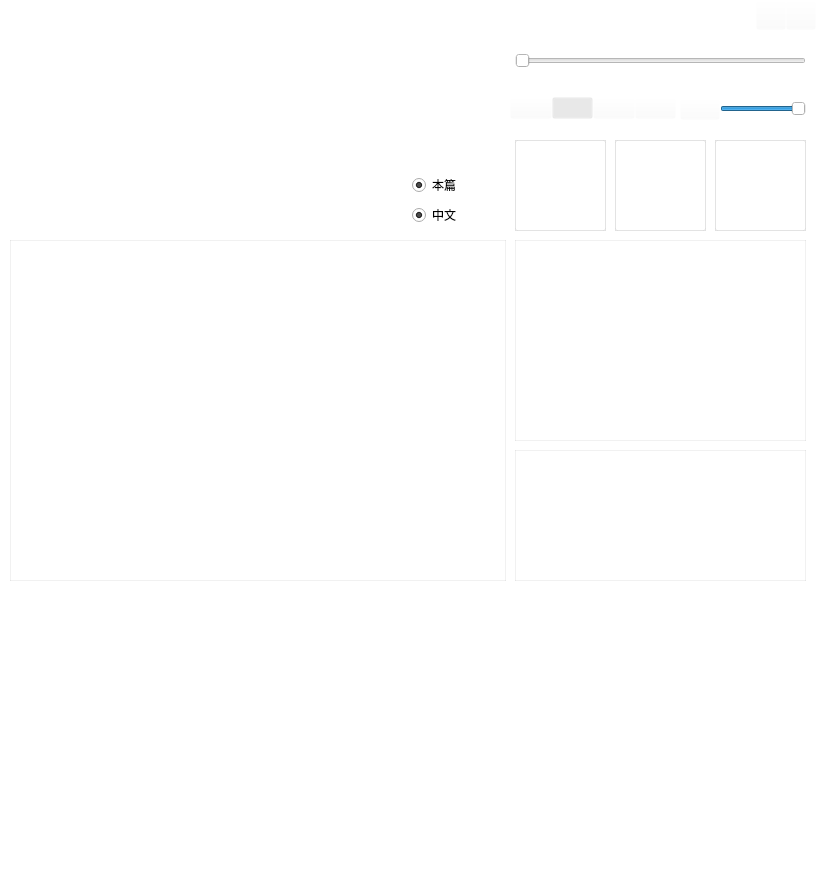
  <widget class="QWidget" name="centralWidget">
   <property name="sizePolicy">
    <sizepolicy hsizetype="Fixed" vsizetype="Fixed">
     <horstretch>0</horstretch>
     <verstretch>0</verstretch>
    </sizepolicy>
   </property>
   <property name="styleSheet">
    <string notr="true">background-color: rgb(255, 255, 255);</string>
   </property>
   <widget class="QListWidget" name="listWidget">
    <property name="geometry">
     <rect>
      <x>515</x>
      <y>450</y>
      <width>291</width>
      <height>131</height>
     </rect>
    </property>
    <property name="font">
     <font>
      <pointsize>10</pointsize>
     </font>
    </property>
    <property name="focusPolicy">
     <enum>Qt::NoFocus</enum>
    </property>
    <property name="contextMenuPolicy">
     <enum>Qt::NoContextMenu</enum>
    </property>
    <property name="styleSheet">
     <string notr="true">border: 1px solid rgba(15, 15, 15, 15);</string>
    </property>
    <property name="editTriggers">
     <set>QAbstractItemView::DoubleClicked</set>
    </property>
    <property name="showDropIndicator" stdset="0">
     <bool>false</bool>
    </property>
    <property name="uniformItemSizes">
     <bool>false</bool>
    </property>
    <property name="wordWrap">
     <bool>true</bool>
    </property>
   </widget>
   <widget class="QGraphicsView" name="graphicsView_title">
    <property name="geometry">
     <rect>
      <x>0</x>
      <y>30</y>
      <width>512</width>
      <height>200</height>
     </rect>
    </property>
    <property name="toolTip">
     <string/>
    </property>
    <property name="frameShape">
     <enum>QFrame::NoFrame</enum>
    </property>
    <property name="verticalScrollBarPolicy">
     <enum>Qt::ScrollBarAlwaysOff</enum>
    </property>
    <property name="horizontalScrollBarPolicy">
     <enum>Qt::ScrollBarAlwaysOff</enum>
    </property>
   </widget>
   <widget class="QWidget" name="horizontalLayoutWidget">
    <property name="geometry">
     <rect>
      <x>510</x>
      <y>80</y>
      <width>166</width>
      <height>56</height>
     </rect>
    </property>
    <layout class="QHBoxLayout" name="horizontalLayout">
     <property name="spacing">
      <number>0</number>
     </property>
     <property name="leftMargin">
      <number>0</number>
     </property>
     <property name="topMargin">
      <number>8</number>
     </property>
     <property name="bottomMargin">
      <number>8</number>
     </property>
     <item>
      <widget class="QPushButton" name="back">
       <property name="focusPolicy">
        <enum>Qt::NoFocus</enum>
       </property>
       <property name="styleSheet">
        <string notr="true">border-color: rgba(255, 255, 255, 0);
background-color: rgba(255, 255, 255, 0);</string>
       </property>
       <property name="text">
        <string/>
       </property>
       <property name="icon">
        <iconset>
         <normaloff>assets/icon/previous.png</normaloff>assets/icon/previous.png</iconset>
       </property>
       <property name="iconSize">
        <size>
         <width>24</width>
         <height>24</height>
        </size>
       </property>
      </widget>
     </item>
     <item>
      <widget class="QPushButton" name="play">
       <property name="focusPolicy">
        <enum>Qt::NoFocus</enum>
       </property>
       <property name="styleSheet">
        <string notr="true">border-color: rgba(255, 255, 255, 0);
background-color: rgba(255, 255, 255, 0);</string>
       </property>
       <property name="text">
        <string/>
       </property>
       <property name="icon">
        <iconset>
         <normaloff>assets/icon/play.png</normaloff>assets/icon/play.png</iconset>
       </property>
       <property name="iconSize">
        <size>
         <width>32</width>
         <height>32</height>
        </size>
       </property>
       <property name="checkable">
        <bool>true</bool>
       </property>
       <property name="checked">
        <bool>true</bool>
       </property>
      </widget>
     </item>
     <item>
      <widget class="QPushButton" name="forward">
       <property name="focusPolicy">
        <enum>Qt::NoFocus</enum>
       </property>
       <property name="styleSheet">
        <string notr="true">border-color: rgba(255, 255, 255, 0);
background-color: rgba(255, 255, 255, 0);</string>
       </property>
       <property name="text">
        <string/>
       </property>
       <property name="icon">
        <iconset>
         <normaloff>assets/icon/next.png</normaloff>assets/icon/next.png</iconset>
       </property>
       <property name="iconSize">
        <size>
         <width>24</width>
         <height>24</height>
        </size>
       </property>
      </widget>
     </item>
     <item>
      <widget class="QPushButton" name="repeat">
       <property name="styleSheet">
        <string notr="true">border-color: rgba(255, 255, 255, 0);
background-color: rgba(255, 255, 255, 0);</string>
       </property>
       <property name="text">
        <string/>
       </property>
       <property name="icon">
        <iconset>
         <normaloff>assets/icon/reorder.png</normaloff>assets/icon/reorder.png</iconset>
       </property>
       <property name="iconSize">
        <size>
         <width>20</width>
         <height>20</height>
        </size>
       </property>
      </widget>
     </item>
    </layout>
   </widget>
   <widget class="QWidget" name="horizontalLayoutWidget_2">
    <property name="geometry">
     <rect>
      <x>680</x>
      <y>80</y>
      <width>131</width>
      <height>51</height>
     </rect>
    </property>
    <layout class="QHBoxLayout" name="horizontalLayout_2">
     <property name="spacing">
      <number>0</number>
     </property>
     <property name="topMargin">
      <number>7</number>
     </property>
     <property name="rightMargin">
      <number>5</number>
     </property>
     <item>
      <widget class="QPushButton" name="mute">
       <property name="sizePolicy">
        <sizepolicy hsizetype="Fixed" vsizetype="Fixed">
         <horstretch>0</horstretch>
         <verstretch>0</verstretch>
        </sizepolicy>
       </property>
       <property name="focusPolicy">
        <enum>Qt::NoFocus</enum>
       </property>
       <property name="styleSheet">
        <string notr="true">border-color: rgba(255, 255, 255, 0);
background-color: rgba(255, 255, 255, 0);</string>
       </property>
       <property name="text">
        <string/>
       </property>
       <property name="icon">
        <iconset>
         <normaloff>assets/icon/volume.png</normaloff>assets/icon/volume.png</iconset>
       </property>
       <property name="iconSize">
        <size>
         <width>20</width>
         <height>20</height>
        </size>
       </property>
       <property name="checkable">
        <bool>true</bool>
       </property>
       <property name="checked">
        <bool>false</bool>
       </property>
       <property name="autoRepeat">
        <bool>false</bool>
       </property>
      </widget>
     </item>
     <item>
      <widget class="QSlider" name="volumeBar">
       <property name="focusPolicy">
        <enum>Qt::NoFocus</enum>
       </property>
       <property name="maximum">
        <number>100</number>
       </property>
       <property name="value">
        <number>100</number>
       </property>
       <property name="orientation">
        <enum>Qt::Horizontal</enum>
       </property>
       <property name="invertedAppearance">
        <bool>false</bool>
       </property>
       <property name="invertedControls">
        <bool>false</bool>
       </property>
      </widget>
     </item>
    </layout>
   </widget>
   <widget class="QListWidget" name="listWidget_char">
    <property name="geometry">
     <rect>
      <x>10</x>
      <y>240</y>
      <width>496</width>
      <height>341</height>
     </rect>
    </property>
    <property name="font">
     <font>
      <pointsize>8</pointsize>
     </font>
    </property>
    <property name="styleSheet">
     <string notr="true">border: 1px solid rgba(15, 15, 15, 15);</string>
    </property>
    <property name="verticalScrollBarPolicy">
     <enum>Qt::ScrollBarAlwaysOff</enum>
    </property>
    <property name="horizontalScrollBarPolicy">
     <enum>Qt::ScrollBarAlwaysOff</enum>
    </property>
    <property name="autoScroll">
     <bool>true</bool>
    </property>
    <property name="iconSize">
     <size>
      <width>90</width>
      <height>90</height>
     </size>
    </property>
    <property name="movement">
     <enum>QListView::Static</enum>
    </property>
    <property name="flow">
     <enum>QListView::LeftToRight</enum>
    </property>
    <property name="resizeMode">
     <enum>QListView::Fixed</enum>
    </property>
    <property name="layoutMode">
     <enum>QListView::SinglePass</enum>
    </property>
    <property name="viewMode">
     <enum>QListView::IconMode</enum>
    </property>
    <property name="modelColumn">
     <number>0</number>
    </property>
    <property name="uniformItemSizes">
     <bool>true</bool>
    </property>
    <property name="sortingEnabled">
     <bool>false</bool>
    </property>
   </widget>
   <widget class="QGraphicsView" name="graphicsView_char_1">
    <property name="geometry">
     <rect>
      <x>515</x>
      <y>140</y>
      <width>91</width>
      <height>91</height>
     </rect>
    </property>
    <property name="styleSheet">
     <string notr="true">border: 1px solid rgba(0, 0, 0, 15);</string>
    </property>
    <property name="frameShape">
     <enum>QFrame::StyledPanel</enum>
    </property>
    <property name="verticalScrollBarPolicy">
     <enum>Qt::ScrollBarAlwaysOff</enum>
    </property>
    <property name="horizontalScrollBarPolicy">
     <enum>Qt::ScrollBarAlwaysOff</enum>
    </property>
   </widget>
   <widget class="QGraphicsView" name="graphicsView_char_2">
    <property name="geometry">
     <rect>
      <x>615</x>
      <y>140</y>
      <width>91</width>
      <height>91</height>
     </rect>
    </property>
    <property name="styleSheet">
     <string notr="true">border: 1px solid rgba(0, 0, 0, 15);</string>
    </property>
    <property name="frameShape">
     <enum>QFrame::StyledPanel</enum>
    </property>
    <property name="verticalScrollBarPolicy">
     <enum>Qt::ScrollBarAlwaysOff</enum>
    </property>
    <property name="horizontalScrollBarPolicy">
     <enum>Qt::ScrollBarAlwaysOff</enum>
    </property>
   </widget>
   <widget class="QGraphicsView" name="graphicsView_char_3">
    <property name="geometry">
     <rect>
      <x>715</x>
      <y>140</y>
      <width>91</width>
      <height>91</height>
     </rect>
    </property>
    <property name="styleSheet">
     <string notr="true">border: 1px solid rgba(0, 0, 0, 15);</string>
    </property>
    <property name="frameShape">
     <enum>QFrame::StyledPanel</enum>
    </property>
    <property name="verticalScrollBarPolicy">
     <enum>Qt::ScrollBarAlwaysOff</enum>
    </property>
    <property name="horizontalScrollBarPolicy">
     <enum>Qt::ScrollBarAlwaysOff</enum>
    </property>
   </widget>
   <widget class="QWidget" name="verticalLayoutWidget">
    <property name="geometry">
     <rect>
      <x>510</x>
      <y>40</y>
      <width>301</width>
      <height>42</height>
     </rect>
    </property>
    <layout class="QVBoxLayout" name="verticalLayout">
     <property name="leftMargin">
      <number>5</number>
     </property>
     <property name="rightMargin">
      <number>5</number>
     </property>
     <item>
      <widget class="QSlider" name="seekBar">
       <property name="mouseTracking">
        <bool>true</bool>
       </property>
       <property name="focusPolicy">
        <enum>Qt::NoFocus</enum>
       </property>
       <property name="acceptDrops">
        <bool>false</bool>
       </property>
       <property name="maximum">
        <number>1000</number>
       </property>
       <property name="orientation">
        <enum>Qt::Horizontal</enum>
       </property>
      </widget>
     </item>
    </layout>
   </widget>
   <widget class="QListWidget" name="listWidget_talk">
    <property name="geometry">
     <rect>
      <x>515</x>
      <y>240</y>
      <width>291</width>
      <height>201</height>
     </rect>
    </property>
    <property name="font">
     <font>
      <pointsize>10</pointsize>
     </font>
    </property>
    <property name="focusPolicy">
     <enum>Qt::NoFocus</enum>
    </property>
    <property name="contextMenuPolicy">
     <enum>Qt::NoContextMenu</enum>
    </property>
    <property name="styleSheet">
     <string notr="true">border: 1px solid rgba(15, 15, 15, 15);</string>
    </property>
    <property name="editTriggers">
     <set>QAbstractItemView::DoubleClicked</set>
    </property>
    <property name="showDropIndicator" stdset="0">
     <bool>false</bool>
    </property>
    <property name="movement">
     <enum>QListView::Static</enum>
    </property>
    <property name="viewMode">
     <enum>QListView::ListMode</enum>
    </property>
    <property name="currentRow">
     <number>-1</number>
    </property>
   </widget>
   <widget class="FrameTitleBar" name="frame_title">
    <property name="geometry">
     <rect>
      <x>0</x>
      <y>0</y>
      <width>816</width>
      <height>30</height>
     </rect>
    </property>
    <property name="styleSheet">
     <string notr="true">border-color: rgba(255, 255, 255, 0);</string>
    </property>
    <widget class="QPushButton" name="pushButton_close">
     <property name="geometry">
      <rect>
       <x>786</x>
       <y>0</y>
       <width>30</width>
       <height>30</height>
      </rect>
     </property>
     <property name="styleSheet">
      <string notr="true">QPushButton {
border-color: rgba(255, 255, 255, 0);
background-color: rgba(255, 255, 255, 0);
}

QPushButton:hover {
border-color: rgba(255, 255, 255, 0);
background-color: rgb(255, 63, 63);
}

QPushButton:pressed {
border-color: rgba(255, 255, 255, 0);
background-color: rgb(255, 63, 63);
}
</string>
     </property>
     <property name="text">
      <string/>
     </property>
     <property name="icon">
      <iconset>
       <normaloff>assets/icon/close.png</normaloff>assets/icon/close.png</iconset>
     </property>
     <property name="iconSize">
      <size>
       <width>16</width>
       <height>16</height>
      </size>
     </property>
    </widget>
    <widget class="QPushButton" name="pushButton_min">
     <property name="geometry">
      <rect>
       <x>756</x>
       <y>0</y>
       <width>30</width>
       <height>30</height>
      </rect>
     </property>
     <property name="styleSheet">
      <string notr="true">QPushButton {
border-color: rgba(255, 255, 255, 0);
background-color: rgba(255, 255, 255, 0);
}

QPushButton:hover {
border-color: rgba(255, 255, 255, 0);
background-color: rgba(0, 0, 0, 31);
}

QPushButton:pressed {
border-color: rgba(255, 255, 255, 0);
background-color: rgba(0, 0, 0, 31);
}
</string>
     </property>
     <property name="text">
      <string/>
     </property>
     <property name="icon">
      <iconset>
       <normaloff>assets/icon/minus.png</normaloff>assets/icon/minus.png</iconset>
     </property>
     <property name="iconSize">
      <size>
       <width>16</width>
       <height>16</height>
      </size>
     </property>
    </widget>
   </widget>
   <widget class="QWidget" name="widget" native="true">
    <property name="geometry">
     <rect>
      <x>300</x>
      <y>790</y>
      <width>120</width>
      <height>80</height>
     </rect>
    </property>
   </widget>
   <widget class="QPushButton" name="pushButton_char_1">
    <property name="geometry">
     <rect>
      <x>515</x>
      <y>140</y>
      <width>91</width>
      <height>91</height>
     </rect>
    </property>
    <property name="styleSheet">
     <string notr="true">.QPushButton {
background-color: rgba(255, 255, 255, 0);
border: 1px solid rgba(15, 15, 15, 15);
border-radius: 2px
}
.QPushButton:hover {
background-color: rgba(191, 191, 191, 63);
}
.QPushButton:pressed {
background-color: rgba(191, 191, 191, 31);
}</string>
    </property>
    <property name="text">
     <string/>
    </property>
   </widget>
   <widget class="QPushButton" name="pushButton_char_2">
    <property name="geometry">
     <rect>
      <x>615</x>
      <y>140</y>
      <width>91</width>
      <height>91</height>
     </rect>
    </property>
    <property name="styleSheet">
     <string notr="true">.QPushButton {
background-color: rgba(255, 255, 255, 0);
border: 1px solid rgba(15, 15, 15, 15);
border-radius: 2px
}
.QPushButton:hover {
background-color: rgba(191, 191, 191, 63);
}
.QPushButton:pressed {
background-color: rgba(191, 191, 191, 31);
}</string>
    </property>
    <property name="text">
     <string/>
    </property>
   </widget>
   <widget class="QPushButton" name="pushButton_char_3">
    <property name="geometry">
     <rect>
      <x>715</x>
      <y>140</y>
      <width>91</width>
      <height>91</height>
     </rect>
    </property>
    <property name="styleSheet">
     <string notr="true">.QPushButton {
background-color: rgba(255, 255, 255, 0);
border: 1px solid rgba(15, 15, 15, 15);
border-radius: 2px
}
.QPushButton:hover {
background-color: rgba(191, 191, 191, 63);
}
.QPushButton:pressed {
background-color: rgba(191, 191, 191, 31);
}</string>
    </property>
    <property name="text">
     <string/>
    </property>
   </widget>
   <widget class="QWidget" name="horizontalLayoutWidget_3">
    <property name="geometry">
     <rect>
      <x>390</x>
      <y>200</y>
      <width>111</width>
      <height>31</height>
     </rect>
    </property>
    <layout class="QHBoxLayout" name="horizontalLayout_5">
     <item>
      <widget class="QLabel" name="label">
       <property name="sizePolicy">
        <sizepolicy hsizetype="Fixed" vsizetype="Minimum">
         <horstretch>0</horstretch>
         <verstretch>0</verstretch>
        </sizepolicy>
       </property>
       <property name="minimumSize">
        <size>
         <width>0</width>
         <height>0</height>
        </size>
       </property>
       <property name="maximumSize">
        <size>
         <width>16</width>
         <height>16</height>
        </size>
       </property>
       <property name="text">
        <string/>
       </property>
       <property name="pixmap">
        <pixmap resource="icon.qrc">:/icon/assets/icon/language.png</pixmap>
       </property>
       <property name="scaledContents">
        <bool>true</bool>
       </property>
      </widget>
     </item>
     <item>
      <widget class="QRadioButton" name="radioButton_lang">
       <property name="styleSheet">
        <string notr="true">QRadioButton::indicator { 
    width: 28px;
    height: 28px;
}

QRadioButton::indicator::unchecked {
     
    image: url(:/icon/assets/icon/green.png);
}

QRadioButton::indicator::checked { 
    image: url(:/icon/assets/icon/red.png);
}

QRadioButton ,QCheckBox{
    spacing: 5px;
    font-size: 14px;
}

QRadioButton {
	background-color: rgba(255, 255, 255, 0);
}
background-color: rgba(255, 255, 255, 0);</string>
       </property>
       <property name="text">
        <string>中文</string>
       </property>
       <property name="checked">
        <bool>true</bool>
       </property>
      </widget>
     </item>
    </layout>
   </widget>
   <widget class="QWidget" name="horizontalLayoutWidget_4">
    <property name="geometry">
     <rect>
      <x>390</x>
      <y>170</y>
      <width>111</width>
      <height>31</height>
     </rect>
    </property>
    <layout class="QHBoxLayout" name="horizontalLayout_3">
     <item>
      <widget class="QLabel" name="label_dlc">
       <property name="sizePolicy">
        <sizepolicy hsizetype="Fixed" vsizetype="Fixed">
         <horstretch>0</horstretch>
         <verstretch>0</verstretch>
        </sizepolicy>
       </property>
       <property name="maximumSize">
        <size>
         <width>16</width>
         <height>16</height>
        </size>
       </property>
       <property name="text">
        <string/>
       </property>
       <property name="pixmap">
        <pixmap resource="icon.qrc">:/icon/assets/icon/more.png</pixmap>
       </property>
       <property name="scaledContents">
        <bool>true</bool>
       </property>
      </widget>
     </item>
     <item>
      <widget class="QRadioButton" name="radioButton_dlc">
       <property name="styleSheet">
        <string notr="true">QRadioButton::indicator { 
    width: 28px;
    height: 28px;
}

QRadioButton::indicator::unchecked {
	image: url(:/icon/assets/icon/gold.png);
}

QRadioButton::indicator::checked { 
    image: url(:/icon/assets/icon/blue.png);
}

QRadioButton ,QCheckBox{
    spacing: 5px;
    font-size: 14px;
}

QRadioButton {
	background-color: rgba(255, 255, 255, 0);
}
background-color: rgba(255, 255, 255, 0);</string>
       </property>
       <property name="text">
        <string>本篇</string>
       </property>
       <property name="checked">
        <bool>true</bool>
       </property>
      </widget>
     </item>
    </layout>
   </widget>
   <zorder>graphicsView_title</zorder>
   <zorder>listWidget</zorder>
   <zorder>horizontalLayoutWidget</zorder>
   <zorder>horizontalLayoutWidget_2</zorder>
   <zorder>listWidget_char</zorder>
   <zorder>graphicsView_char_1</zorder>
   <zorder>graphicsView_char_2</zorder>
   <zorder>graphicsView_char_3</zorder>
   <zorder>verticalLayoutWidget</zorder>
   <zorder>listWidget_talk</zorder>
   <zorder>frame_title</zorder>
   <zorder>widget</zorder>
   <zorder>pushButton_char_1</zorder>
   <zorder>pushButton_char_2</zorder>
   <zorder>pushButton_char_3</zorder>
   <zorder>horizontalLayoutWidget_3</zorder>
   <zorder>horizontalLayoutWidget_4</zorder>
  </widget>
